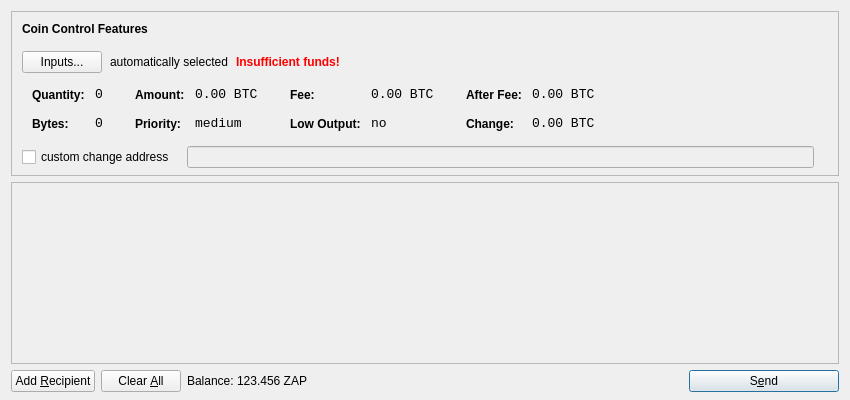
<?xml version="1.0" encoding="UTF-8"?>
<ui version="4.0">
 <class>SendCoinsDialog</class>
 <widget class="QDialog" name="SendCoinsDialog">
  <property name="geometry">
   <rect>
    <x>0</x>
    <y>0</y>
    <width>850</width>
    <height>400</height>
   </rect>
  </property>
  <property name="windowTitle">
   <string>Send Coins</string>
  </property>
  <layout class="QVBoxLayout" name="verticalLayout" stretch="0,1,0">
   <property name="bottomMargin">
    <number>8</number>
   </property>
   <item>
    <widget class="QFrame" name="frameCoinControl">
     <property name="sizePolicy">
      <sizepolicy hsizetype="Expanding" vsizetype="Expanding">
       <horstretch>0</horstretch>
       <verstretch>0</verstretch>
      </sizepolicy>
     </property>
     <property name="maximumSize">
      <size>
       <width>16777215</width>
       <height>16777215</height>
      </size>
     </property>
     <property name="frameShape">
      <enum>QFrame::StyledPanel</enum>
     </property>
     <property name="frameShadow">
      <enum>QFrame::Sunken</enum>
     </property>
     <layout class="QVBoxLayout" name="verticalLayoutCoinControl2">
      <property name="spacing">
       <number>-1</number>
      </property>
      <property name="leftMargin">
       <number>0</number>
      </property>
      <property name="topMargin">
       <number>0</number>
      </property>
      <property name="rightMargin">
       <number>0</number>
      </property>
      <property name="bottomMargin">
       <number>6</number>
      </property>
      <item>
       <layout class="QVBoxLayout" name="verticalLayoutCoinControl" stretch="0,0,0,0,1">
        <property name="spacing">
         <number>0</number>
        </property>
        <property name="leftMargin">
         <number>10</number>
        </property>
        <property name="topMargin">
         <number>10</number>
        </property>
        <item>
         <layout class="QHBoxLayout" name="horizontalLayoutCoinControl1">
          <property name="bottomMargin">
           <number>15</number>
          </property>
          <item>
           <widget class="QLabel" name="labelCoinControlFeatures">
            <property name="sizePolicy">
             <sizepolicy hsizetype="Preferred" vsizetype="Maximum">
              <horstretch>0</horstretch>
              <verstretch>0</verstretch>
             </sizepolicy>
            </property>
            <property name="font">
             <font>
              <weight>75</weight>
              <bold>true</bold>
             </font>
            </property>
            <property name="styleSheet">
             <string notr="true">font-weight:bold;</string>
            </property>
            <property name="text">
             <string>Coin Control Features</string>
            </property>
           </widget>
          </item>
         </layout>
        </item>
        <item>
         <layout class="QHBoxLayout" name="horizontalLayoutCoinControl2" stretch="0,0,0,0">
          <property name="spacing">
           <number>8</number>
          </property>
          <property name="bottomMargin">
           <number>10</number>
          </property>
          <item>
           <widget class="QPushButton" name="pushButtonCoinControl">
            <property name="styleSheet">
             <string notr="true"/>
            </property>
            <property name="text">
             <string>Inputs...</string>
            </property>
           </widget>
          </item>
          <item>
           <widget class="QLabel" name="labelCoinControlAutomaticallySelected">
            <property name="text">
             <string>automatically selected</string>
            </property>
            <property name="margin">
             <number>5</number>
            </property>
           </widget>
          </item>
          <item>
           <widget class="QLabel" name="labelCoinControlInsuffFunds">
            <property name="font">
             <font>
              <weight>75</weight>
              <bold>true</bold>
             </font>
            </property>
            <property name="styleSheet">
             <string notr="true">color:red;font-weight:bold;</string>
            </property>
            <property name="text">
             <string>Insufficient funds!</string>
            </property>
            <property name="margin">
             <number>5</number>
            </property>
           </widget>
          </item>
          <item>
           <spacer name="horizontalSpacerCoinControl">
            <property name="orientation">
             <enum>Qt::Horizontal</enum>
            </property>
            <property name="sizeHint" stdset="0">
             <size>
              <width>40</width>
              <height>1</height>
             </size>
            </property>
           </spacer>
          </item>
         </layout>
        </item>
        <item>
         <widget class="QWidget" name="widgetCoinControl" native="true">
          <property name="sizePolicy">
           <sizepolicy hsizetype="Preferred" vsizetype="Preferred">
            <horstretch>0</horstretch>
            <verstretch>0</verstretch>
           </sizepolicy>
          </property>
          <property name="minimumSize">
           <size>
            <width>0</width>
            <height>0</height>
           </size>
          </property>
          <property name="styleSheet">
           <string notr="true"/>
          </property>
          <layout class="QHBoxLayout" name="horizontalLayoutCoinControl5">
           <property name="margin">
            <number>0</number>
           </property>
           <item>
            <layout class="QHBoxLayout" name="horizontalLayoutCoinControl3" stretch="0,0,0,1">
             <property name="spacing">
              <number>20</number>
             </property>
             <property name="topMargin">
              <number>0</number>
             </property>
             <property name="bottomMargin">
              <number>10</number>
             </property>
             <item>
              <layout class="QFormLayout" name="formLayoutCoinControl1">
               <property name="horizontalSpacing">
                <number>10</number>
               </property>
               <property name="verticalSpacing">
                <number>14</number>
               </property>
               <property name="leftMargin">
                <number>10</number>
               </property>
               <property name="topMargin">
                <number>4</number>
               </property>
               <property name="rightMargin">
                <number>6</number>
               </property>
               <item row="0" column="0">
                <widget class="QLabel" name="labelCoinControlQuantityText">
                 <property name="styleSheet">
                  <string notr="true">font-weight:bold;</string>
                 </property>
                 <property name="text">
                  <string>Quantity:</string>
                 </property>
                 <property name="margin">
                  <number>0</number>
                 </property>
                </widget>
               </item>
               <item row="0" column="1">
                <widget class="QLabel" name="labelCoinControlQuantity">
                 <property name="font">
                  <font>
                   <family>Monospace</family>
                   <pointsize>10</pointsize>
                  </font>
                 </property>
                 <property name="cursor">
                  <cursorShape>IBeamCursor</cursorShape>
                 </property>
                 <property name="contextMenuPolicy">
                  <enum>Qt::ActionsContextMenu</enum>
                 </property>
                 <property name="text">
                  <string notr="true">0</string>
                 </property>
                 <property name="margin">
                  <number>0</number>
                 </property>
                 <property name="textInteractionFlags">
                  <set>Qt::LinksAccessibleByMouse|Qt::TextSelectableByKeyboard|Qt::TextSelectableByMouse</set>
                 </property>
                </widget>
               </item>
               <item row="1" column="0">
                <widget class="QLabel" name="labelCoinControlBytesText">
                 <property name="styleSheet">
                  <string notr="true">font-weight:bold;</string>
                 </property>
                 <property name="text">
                  <string>Bytes:</string>
                 </property>
                </widget>
               </item>
               <item row="1" column="1">
                <widget class="QLabel" name="labelCoinControlBytes">
                 <property name="font">
                  <font>
                   <family>Monospace</family>
                   <pointsize>10</pointsize>
                  </font>
                 </property>
                 <property name="cursor">
                  <cursorShape>IBeamCursor</cursorShape>
                 </property>
                 <property name="contextMenuPolicy">
                  <enum>Qt::ActionsContextMenu</enum>
                 </property>
                 <property name="text">
                  <string notr="true">0</string>
                 </property>
                 <property name="textInteractionFlags">
                  <set>Qt::LinksAccessibleByMouse|Qt::TextSelectableByKeyboard|Qt::TextSelectableByMouse</set>
                 </property>
                </widget>
               </item>
              </layout>
             </item>
             <item>
              <layout class="QFormLayout" name="formLayoutCoinControl2">
               <property name="horizontalSpacing">
                <number>10</number>
               </property>
               <property name="verticalSpacing">
                <number>14</number>
               </property>
               <property name="leftMargin">
                <number>6</number>
               </property>
               <property name="topMargin">
                <number>4</number>
               </property>
               <property name="rightMargin">
                <number>6</number>
               </property>
               <item row="0" column="0">
                <widget class="QLabel" name="labelCoinControlAmountText">
                 <property name="styleSheet">
                  <string notr="true">font-weight:bold;</string>
                 </property>
                 <property name="text">
                  <string>Amount:</string>
                 </property>
                 <property name="margin">
                  <number>0</number>
                 </property>
                </widget>
               </item>
               <item row="0" column="1">
                <widget class="QLabel" name="labelCoinControlAmount">
                 <property name="font">
                  <font>
                   <family>Monospace</family>
                   <pointsize>10</pointsize>
                  </font>
                 </property>
                 <property name="cursor">
                  <cursorShape>IBeamCursor</cursorShape>
                 </property>
                 <property name="contextMenuPolicy">
                  <enum>Qt::ActionsContextMenu</enum>
                 </property>
                 <property name="text">
                  <string notr="true">0.00 BTC</string>
                 </property>
                 <property name="textInteractionFlags">
                  <set>Qt::LinksAccessibleByMouse|Qt::TextSelectableByKeyboard|Qt::TextSelectableByMouse</set>
                 </property>
                </widget>
               </item>
               <item row="1" column="0">
                <widget class="QLabel" name="labelCoinControlPriorityText">
                 <property name="styleSheet">
                  <string notr="true">font-weight:bold;</string>
                 </property>
                 <property name="text">
                  <string>Priority:</string>
                 </property>
                </widget>
               </item>
               <item row="1" column="1">
                <widget class="QLabel" name="labelCoinControlPriority">
                 <property name="font">
                  <font>
                   <family>Monospace</family>
                   <pointsize>10</pointsize>
                  </font>
                 </property>
                 <property name="cursor">
                  <cursorShape>IBeamCursor</cursorShape>
                 </property>
                 <property name="contextMenuPolicy">
                  <enum>Qt::ActionsContextMenu</enum>
                 </property>
                 <property name="text">
                  <string>medium</string>
                 </property>
                 <property name="textInteractionFlags">
                  <set>Qt::LinksAccessibleByMouse|Qt::TextSelectableByKeyboard|Qt::TextSelectableByMouse</set>
                 </property>
                </widget>
               </item>
              </layout>
             </item>
             <item>
              <layout class="QFormLayout" name="formLayoutCoinControl3">
               <property name="horizontalSpacing">
                <number>10</number>
               </property>
               <property name="verticalSpacing">
                <number>14</number>
               </property>
               <property name="leftMargin">
                <number>6</number>
               </property>
               <property name="topMargin">
                <number>4</number>
               </property>
               <property name="rightMargin">
                <number>6</number>
               </property>
               <item row="0" column="0">
                <widget class="QLabel" name="labelCoinControlFeeText">
                 <property name="styleSheet">
                  <string notr="true">font-weight:bold;</string>
                 </property>
                 <property name="text">
                  <string>Fee:</string>
                 </property>
                 <property name="margin">
                  <number>0</number>
                 </property>
                </widget>
               </item>
               <item row="0" column="1">
                <widget class="QLabel" name="labelCoinControlFee">
                 <property name="font">
                  <font>
                   <family>Monospace</family>
                   <pointsize>10</pointsize>
                  </font>
                 </property>
                 <property name="cursor">
                  <cursorShape>IBeamCursor</cursorShape>
                 </property>
                 <property name="contextMenuPolicy">
                  <enum>Qt::ActionsContextMenu</enum>
                 </property>
                 <property name="text">
                  <string notr="true">0.00 BTC</string>
                 </property>
                 <property name="textInteractionFlags">
                  <set>Qt::LinksAccessibleByMouse|Qt::TextSelectableByKeyboard|Qt::TextSelectableByMouse</set>
                 </property>
                </widget>
               </item>
               <item row="1" column="0">
                <widget class="QLabel" name="labelCoinControlLowOutputText">
                 <property name="styleSheet">
                  <string notr="true">font-weight:bold;</string>
                 </property>
                 <property name="text">
                  <string>Low Output:</string>
                 </property>
                </widget>
               </item>
               <item row="1" column="1">
                <widget class="QLabel" name="labelCoinControlLowOutput">
                 <property name="font">
                  <font>
                   <family>Monospace</family>
                   <pointsize>10</pointsize>
                  </font>
                 </property>
                 <property name="cursor">
                  <cursorShape>IBeamCursor</cursorShape>
                 </property>
                 <property name="contextMenuPolicy">
                  <enum>Qt::ActionsContextMenu</enum>
                 </property>
                 <property name="text">
                  <string>no</string>
                 </property>
                 <property name="textInteractionFlags">
                  <set>Qt::LinksAccessibleByMouse|Qt::TextSelectableByKeyboard|Qt::TextSelectableByMouse</set>
                 </property>
                </widget>
               </item>
              </layout>
             </item>
             <item>
              <layout class="QFormLayout" name="formLayoutCoinControl4">
               <property name="horizontalSpacing">
                <number>10</number>
               </property>
               <property name="verticalSpacing">
                <number>14</number>
               </property>
               <property name="leftMargin">
                <number>6</number>
               </property>
               <property name="topMargin">
                <number>4</number>
               </property>
               <property name="rightMargin">
                <number>6</number>
               </property>
               <item row="0" column="0">
                <widget class="QLabel" name="labelCoinControlAfterFeeText">
                 <property name="styleSheet">
                  <string notr="true">font-weight:bold;</string>
                 </property>
                 <property name="text">
                  <string>After Fee:</string>
                 </property>
                 <property name="margin">
                  <number>0</number>
                 </property>
                </widget>
               </item>
               <item row="0" column="1">
                <widget class="QLabel" name="labelCoinControlAfterFee">
                 <property name="font">
                  <font>
                   <family>Monospace</family>
                   <pointsize>10</pointsize>
                  </font>
                 </property>
                 <property name="cursor">
                  <cursorShape>IBeamCursor</cursorShape>
                 </property>
                 <property name="contextMenuPolicy">
                  <enum>Qt::ActionsContextMenu</enum>
                 </property>
                 <property name="text">
                  <string notr="true">0.00 BTC</string>
                 </property>
                 <property name="textInteractionFlags">
                  <set>Qt::LinksAccessibleByMouse|Qt::TextSelectableByKeyboard|Qt::TextSelectableByMouse</set>
                 </property>
                </widget>
               </item>
               <item row="1" column="0">
                <widget class="QLabel" name="labelCoinControlChangeText">
                 <property name="styleSheet">
                  <string notr="true">font-weight:bold;</string>
                 </property>
                 <property name="text">
                  <string>Change:</string>
                 </property>
                </widget>
               </item>
               <item row="1" column="1">
                <widget class="QLabel" name="labelCoinControlChange">
                 <property name="font">
                  <font>
                   <family>Monospace</family>
                   <pointsize>10</pointsize>
                  </font>
                 </property>
                 <property name="cursor">
                  <cursorShape>IBeamCursor</cursorShape>
                 </property>
                 <property name="contextMenuPolicy">
                  <enum>Qt::ActionsContextMenu</enum>
                 </property>
                 <property name="text">
                  <string notr="true">0.00 BTC</string>
                 </property>
                 <property name="textInteractionFlags">
                  <set>Qt::LinksAccessibleByMouse|Qt::TextSelectableByKeyboard|Qt::TextSelectableByMouse</set>
                 </property>
                </widget>
               </item>
              </layout>
             </item>
            </layout>
           </item>
          </layout>
         </widget>
        </item>
        <item>
         <layout class="QHBoxLayout" name="horizontalLayoutCoinControl4" stretch="0,0,0">
          <property name="spacing">
           <number>12</number>
          </property>
          <property name="sizeConstraint">
           <enum>QLayout::SetDefaultConstraint</enum>
          </property>
          <property name="topMargin">
           <number>5</number>
          </property>
          <property name="rightMargin">
           <number>5</number>
          </property>
          <item>
           <widget class="QCheckBox" name="checkBoxCoinControlChange">
            <property name="text">
             <string>custom change address</string>
            </property>
           </widget>
          </item>
          <item>
           <widget class="QLineEdit" name="lineEditCoinControlChange">
            <property name="enabled">
             <bool>false</bool>
            </property>
            <property name="sizePolicy">
             <sizepolicy hsizetype="Expanding" vsizetype="Fixed">
              <horstretch>0</horstretch>
              <verstretch>0</verstretch>
             </sizepolicy>
            </property>
           </widget>
          </item>
          <item>
           <widget class="QLabel" name="labelCoinControlChangeLabel">
            <property name="sizePolicy">
             <sizepolicy hsizetype="Preferred" vsizetype="Expanding">
              <horstretch>0</horstretch>
              <verstretch>0</verstretch>
             </sizepolicy>
            </property>
            <property name="minimumSize">
             <size>
              <width>0</width>
              <height>0</height>
             </size>
            </property>
            <property name="text">
             <string/>
            </property>
            <property name="margin">
             <number>3</number>
            </property>
           </widget>
          </item>
         </layout>
        </item>
        <item>
         <spacer name="verticalSpacerCoinControl">
          <property name="orientation">
           <enum>Qt::Vertical</enum>
          </property>
          <property name="sizeHint" stdset="0">
           <size>
            <width>800</width>
            <height>1</height>
           </size>
          </property>
         </spacer>
        </item>
       </layout>
      </item>
     </layout>
    </widget>
   </item>
   <item>
    <widget class="QScrollArea" name="scrollArea">
     <property name="widgetResizable">
      <bool>true</bool>
     </property>
     <widget class="QWidget" name="scrollAreaWidgetContents">
      <property name="geometry">
       <rect>
        <x>0</x>
        <y>0</y>
        <width>830</width>
        <height>165</height>
       </rect>
      </property>
      <layout class="QVBoxLayout" name="verticalLayout_2">
       <property name="margin">
        <number>0</number>
       </property>
       <item>
        <layout class="QVBoxLayout" name="entries">
         <property name="spacing">
          <number>6</number>
         </property>
        </layout>
       </item>
       <item>
        <spacer name="verticalSpacer">
         <property name="orientation">
          <enum>Qt::Vertical</enum>
         </property>
         <property name="sizeHint" stdset="0">
          <size>
           <width>20</width>
           <height>40</height>
          </size>
         </property>
        </spacer>
       </item>
      </layout>
     </widget>
    </widget>
   </item>
   <item>
    <layout class="QHBoxLayout" name="horizontalLayout">
     <item>
      <widget class="QPushButton" name="addButton">
       <property name="toolTip">
        <string>Send to multiple recipients at once</string>
       </property>
       <property name="text">
        <string>Add &amp;Recipient</string>
       </property>
       <property name="icon">
        <iconset resource="../bitcoin.qrc">
         <normaloff>:/icons/add</normaloff>:/icons/add</iconset>
       </property>
       <property name="autoDefault">
        <bool>false</bool>
       </property>
      </widget>
     </item>
     <item>
      <widget class="QPushButton" name="clearButton">
       <property name="sizePolicy">
        <sizepolicy hsizetype="Minimum" vsizetype="Fixed">
         <horstretch>0</horstretch>
         <verstretch>0</verstretch>
        </sizepolicy>
       </property>
       <property name="toolTip">
        <string>Remove all transaction fields</string>
       </property>
       <property name="text">
        <string>Clear &amp;All</string>
       </property>
       <property name="icon">
        <iconset resource="../bitcoin.qrc">
         <normaloff>:/icons/remove</normaloff>:/icons/remove</iconset>
       </property>
       <property name="autoRepeatDelay">
        <number>300</number>
       </property>
       <property name="autoDefault">
        <bool>false</bool>
       </property>
      </widget>
     </item>
     <item>
      <layout class="QHBoxLayout" name="horizontalLayout_2">
       <property name="spacing">
        <number>3</number>
       </property>
       <item>
        <widget class="QLabel" name="label">
         <property name="text">
          <string>Balance:</string>
         </property>
        </widget>
       </item>
       <item>
        <widget class="QLabel" name="labelBalance">
         <property name="cursor">
          <cursorShape>IBeamCursor</cursorShape>
         </property>
         <property name="text">
          <string>123.456 ZAP</string>
         </property>
         <property name="textInteractionFlags">
          <set>Qt::LinksAccessibleByMouse|Qt::TextSelectableByKeyboard|Qt::TextSelectableByMouse</set>
         </property>
        </widget>
       </item>
      </layout>
     </item>
     <item>
      <spacer name="horizontalSpacer">
       <property name="orientation">
        <enum>Qt::Horizontal</enum>
       </property>
       <property name="sizeHint" stdset="0">
        <size>
         <width>40</width>
         <height>20</height>
        </size>
       </property>
      </spacer>
     </item>
     <item>
      <widget class="QPushButton" name="sendButton">
       <property name="minimumSize">
        <size>
         <width>150</width>
         <height>0</height>
        </size>
       </property>
       <property name="toolTip">
        <string>Confirm the send action</string>
       </property>
       <property name="text">
        <string>S&amp;end</string>
       </property>
       <property name="icon">
        <iconset resource="../bitcoin.qrc">
         <normaloff>:/icons/send</normaloff>:/icons/send</iconset>
       </property>
       <property name="default">
        <bool>true</bool>
       </property>
      </widget>
     </item>
    </layout>
   </item>
  </layout>
 </widget>
 <resources>
  <include location="../bitcoin.qrc"/>
 </resources>
 <connections/>
</ui>
